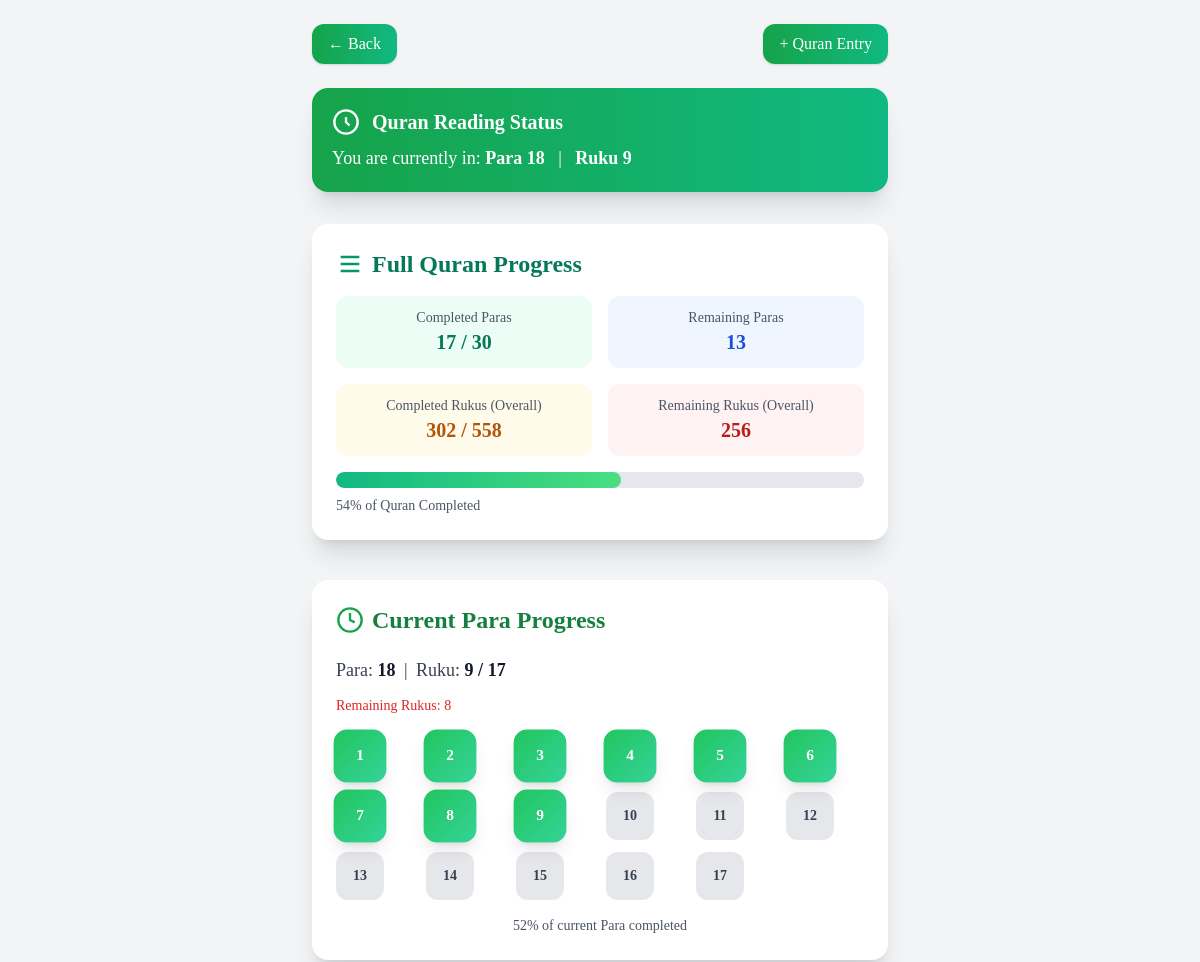
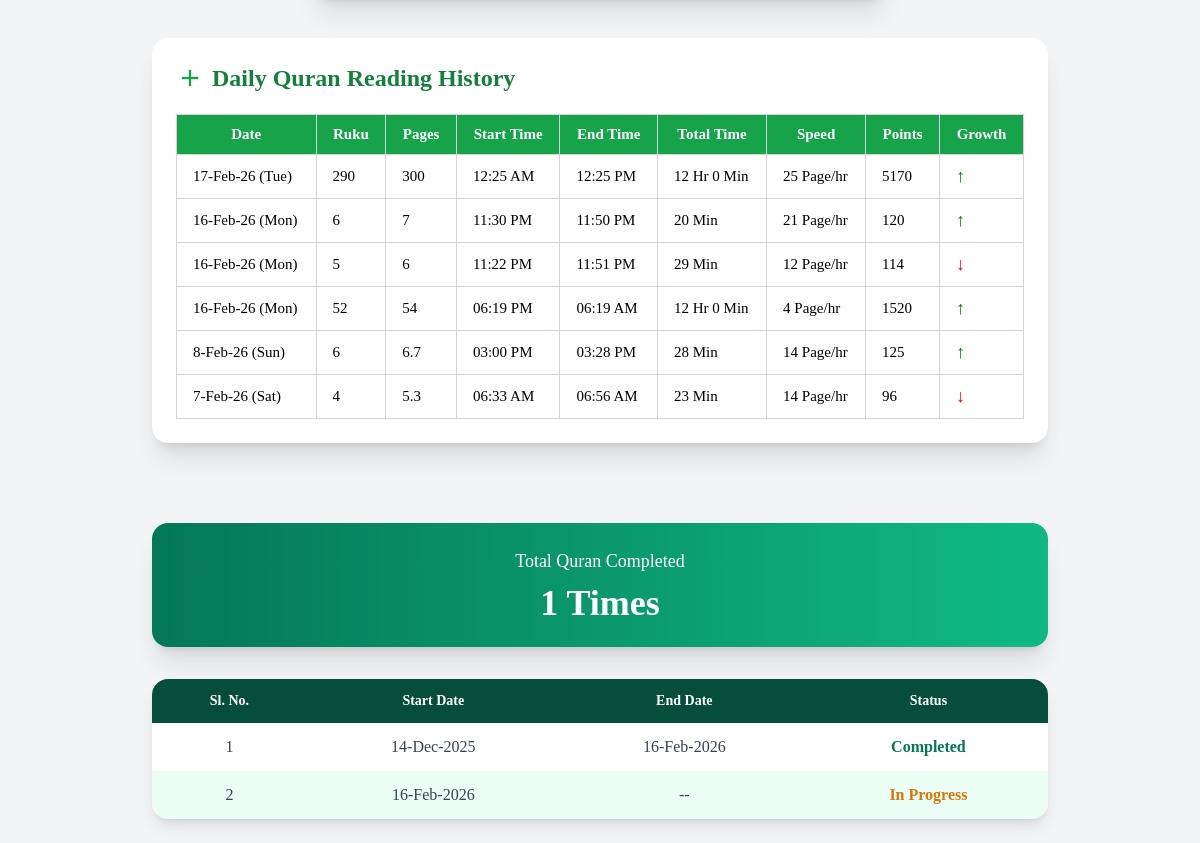
The app's page /quran/daily/ (signed in) with its own data (2 pictures, top to bottom).
### app/models.py (models this page shows)
class DailyQuranReading(models.Model):
    GROWTH_CHOICES = (
        (1, 'Up'),
        (2, 'Neutral'),
        (3, 'Down'),
    )
    date = models.DateField()
    ruku = models.PositiveIntegerField(default=0)
    pages = models.FloatField(null=True, blank=True)
    total_rukus = models.PositiveIntegerField(default=0)
    start_time = models.TimeField(null=True, blank=True)
    end_time = models.TimeField(null=True, blank=True)
    total_time = models.DurationField(null=True, blank=True)
    speed = models.FloatField(default=0.0)   # pages per hour
    points = models.PositiveIntegerField(default=0)
    growth = models.PositiveSmallIntegerField(
        choices=GROWTH_CHOICES,
        default=1
    )
    created_at = models.DateTimeField(auto_now_add=True)
    @property
    def duration_display(self):
        if not self.total_time:
            return None
        seconds = int(self.total_time.total_seconds())
        hours = seconds // 3600
        minutes = (seconds % 3600) // 60
        if hours > 0:
            return f"{hours} Hr {minutes} Min"
        return f"{minutes} Min"
    class Meta:
        ordering = ['-date']

### app/views.py (the view)
# urls.py: path('quran/daily/', quran_daily, name='quran_daily'),
@login_required(login_url='/login/')
def quran_daily(request):
    ruku_para_map = {
        (1,16,16),
        (2,16,32),
        (3,17,49),
        (4,14,63),
        (5,17,80),
        (6,14,94),
        (7,19,113),
        (8,17,130),
        (9,18,148),
        (10,17,165),
        (11,16,181),
        (12,16,197),
        (13,19,216),
        (14,22,238),
        (15,21,259),
        (16,17,276),
        (17,17,293),
        (18,17,310),
        (19,19,329),
        (20,16,345),
        (21,19,364),
        (22,18,382),
        (23,17,399),
        (24,19,418),
        (25,20,438),
        (26,18,456),
        (27,20,476),
        (28,20,496),
        (29,22,518),
        (30,39,557),
    }
    current_cumulative_ruku = DailyQuranReading.objects.order_by('-date','-id').first().total_rukus if DailyQuranReading.objects.exists() else 0
    current_para, current_ruku, total_ruku = get_para_and_ruku(current_cumulative_ruku, ruku_para_map)
    ruku_percent = int((current_ruku / total_ruku) * 100)
    completed_para = current_para - 1
    total_paras = 30
    remaining_ruku = total_ruku - current_ruku
    remaining_para = (total_paras - current_para) + 1
    ruku_percent = int((current_ruku / total_ruku) * 100)
    quran_completed = current_cumulative_ruku // 558
    li = list()
    for i in range(1, quran_completed + 1):
        range_end = i * 558
        range_start_gt = (i - 1) * 558
        start_obj = DailyQuranReading.objects.filter(total_rukus__gt=range_start_gt).order_by('date', 'id').first()
        start_date = start_obj.date if start_obj else "N/A"
        end_obj = DailyQuranReading.objects.filter(total_rukus__gte=range_end).order_by('date', 'id').first()
        end_date = end_obj.date if end_obj else "N/A"
        li.append({
            'start_date': start_date,
            'end_date': end_date,
            'status': 'Completed',
            'sno': i
        })
    start_threshold = quran_completed * 558
    start_obj = DailyQuranReading.objects.filter(total_rukus__gt=start_threshold).order_by('date', 'id').first()
    if start_obj:
        in_progress_start = start_obj.date
    elif quran_completed > 0 and li:
        in_progress_start = li[-1]['end_date']
    elif quran_completed == 0:
        first_obj = DailyQuranReading.objects.order_by('date', 'id').first()
        in_progress_start = first_obj.date if first_obj else "N/A"
    else:
        in_progress_start = "N/A"
    li.append({
        'start_date': in_progress_start,
        'end_date': None,
        'status': 'In Progress',
        'sno': quran_completed + 1
    })
    page_obj = DailyQuranReading.objects.order_by('-date','-start_time')[:6]
    context = {
        'current_para': current_para,
        'current_ruku': current_ruku,
        'total_ruku': total_ruku,
        'ruku_percent': ruku_percent,
        'completed_para': completed_para,
        'completed_ruku': current_ruku,
        'total_paras': total_paras,
        'para_percent': int(((current_cumulative_ruku % 558) / 558) * 100),
        'total_ruku_list': range(1, total_ruku + 1),
        'remaining_ruku': remaining_ruku,
        'remaining_para': remaining_para,
        'completed_ruku_overall': current_cumulative_ruku % 558,
        'remaining_ruku_overall': 558 - (current_cumulative_ruku % 558),
        'records': page_obj,
        'quran_completed': quran_completed,
        'quran_completion_list': li,
        'today': time().date(),
    }
    return render(request, 'quran_daily.html',context=context)

### app/views.py (called while the page is built)
def get_para_and_ruku(current_cumulative_ruku, ruku_para_map):
    previous_end = 0
    current_cumulative_ruku = current_cumulative_ruku % 558
    for para, rukus_in_para, cumulative_end in sorted(ruku_para_map):
        if current_cumulative_ruku <= cumulative_end:
            current_para = para
            current_ruku = current_cumulative_ruku - previous_end
            return current_para, current_ruku,rukus_in_para
        previous_end = cumulative_end
    return None, None

### app/templates/quran_daily.html (shortened to what this page needs)
<!DOCTYPE html>
<html lang="en">
<head>
    <link rel="stylesheet" href="https://cdnjs.cloudflare.com/ajax/libs/font-awesome/6.5.0/css/all.min.css">
    <script src="https://cdn.tailwindcss.com"></script>
</head>
<body class="bg-gray-100 p-6 font-[Poppins]">
 {% if recors.date != today %}
<div class="max-w-xl mx-auto mb-6 flex justify-between">
    <a href="/"
       class="px-4 py-2 bg-gradient-to-r from-green-600 to-emerald-500
              text-white rounded-xl shadow hover:shadow-lg transition">
        ← Back
    </a>
    <a href="/quran/daily/entry/"
       class="px-4 py-2 bg-gradient-to-r from-green-600 to-emerald-500
              text-white rounded-xl shadow hover:shadow-lg transition">
        + Quran Entry
    </a>
</div>
{% endif %}
<div class="max-w-xl mx-auto bg-gradient-to-r from-green-600 to-emerald-500 text-white
shadow-xl rounded-2xl p-5 mb-8">
<h2 class="text-xl font-semibold flex items-center gap-3">
    <svg class="w-7 h-7" fill="none" stroke="currentColor" stroke-width="2"
    viewBox="0 0 24 24">
    <path d="M12 8v4l3 3"></path>
    <circle cx="12" cy="12" r="10"></circle>
</svg>        Quran Reading Status
</h2>
<p class="text-lg mt-2">
        You are currently in:
        <span class="font-bold">Para {{ current_para }}</span> &nbsp; | &nbsp;
        <span class="font-bold">Ruku {{ current_ruku }}</span>
    </p>
</div>
<div class="max-w-xl mx-auto bg-white shadow-xl rounded-2xl p-6 mb-10">
    <h2 class="text-2xl font-bold text-emerald-700 flex items-center gap-2 mb-4">
        <svg class="w-7 h-7 text-emerald-600" fill="none" stroke="currentColor" stroke-width="2"
             viewBox="0 0 24 24">
            <path d="M4 6h16M4 12h16M4 18h16"></path>
        </svg>
        Full Quran Progress
    </h2>
    <div class="grid grid-cols-2 gap-4 text-sm mb-4">
        <div class="bg-emerald-50 p-3 rounded-xl text-center">
            <p class="text-gray-600">Completed Paras</p>
            <p class="text-xl font-bold text-emerald-700">
                {{ completed_para }} / 30
            </p>
        </div>
        <div class="bg-blue-50 p-3 rounded-xl text-center">
            <p class="text-gray-600">Remaining Paras</p>
            <p class="text-xl font-bold text-blue-700">
                {{ remaining_para }}
            </p>
        </div>
        <div class="bg-amber-50 p-3 rounded-xl text-center">
            <p class="text-gray-600">Completed Rukus (Overall)</p>
            <p class="text-xl font-bold text-amber-700">
                {{completed_ruku_overall}} / 558
            </p>
        </div>
        <div class="bg-red-50 p-3 rounded-xl text-center">
            <p class="text-gray-600">Remaining Rukus (Overall)</p>
            <p class="text-xl font-bold text-red-700">
                {{ remaining_ruku_overall }}
            </p>
        </div>
    </div>
    <div class="w-full bg-gray-200 rounded-full h-4 mt-4 overflow-hidden">
        <div class="h-4 bg-gradient-to-r from-emerald-500 to-green-400 rounded-full transition-all duration-700"
             style="width: {{ para_percent }}%">
        </div>
    </div>
    <p class="text-sm mt-2 text-gray-600">
        {{ para_percent }}% of Quran Completed
    </p>
</div>
<div class="max-w-xl mx-auto bg-white shadow-xl rounded-2xl p-6 mb-10">
    <h2 class="text-2xl font-bold text-green-700 flex items-center gap-2 mb-5">
        <svg class="w-7 h-7 text-green-600" fill="none" stroke="currentColor" stroke-width="2"
             viewBox="0 0 24 24">
            <path d="M12 6v6l4 2"></path>
            <circle cx="12" cy="12" r="10"></circle>
        </svg>
        Current Para Progress
    </h2>
    <p class="text-lg mb-3 text-gray-700">
        Para:
        <span class="font-semibold text-gray-900">{{ current_para }}</span>
        <span class="mx-1">|</span>
        Ruku:
        <span class="font-semibold text-gray-900">
            {{ completed_ruku }} / {{ total_ruku }}
        </span>
    </p>
    <div class="flex justify-between text-sm mb-4">
        <span class="text-red-600 font-medium">
            Remaining Rukus: {{ remaining_ruku }}
        </span>
    </div>
    <div class="grid grid-cols-6 gap-3">
        {% for r in total_ruku_list %}
            <div
                class="w-12 h-12 flex items-center justify-center rounded-xl text-sm font-semibold
                transition-all duration-300
                {% if r <= completed_ruku %}
                    bg-gradient-to-br from-green-500 to-emerald-400 text-white scale-110 shadow-lg
                {% else %}
                    bg-gray-200 text-gray-700
                {% endif %}
            ">
                {{ r }}
            </div>
        {% endfor %}
    </div>
    <p class="text-sm mt-4 text-gray-600 text-center">
        {{ ruku_percent }}% of current Para completed
    </p>
</div>
<div class="max-w-4xl mx-auto bg-white shadow-xl rounded-2xl p-6 mb-20">
    <h2 class="text-2xl font-bold text-green-700 mb-5 flex items-center gap-2">
        <svg class="w-7 h-7 text-green-600" fill="none" stroke="currentColor" stroke-width="2"
             viewBox="0 0 24 24">
            <path d="M5 12h14"></path>
            <path d="M12 5v14"></path>
        </svg>
        Daily Quran Reading History
    </h2>
    <div class="overflow-x-auto">
        <table class="w-full border border-gray-300 border-collapse">
            <thead>
                <tr class="bg-green-600 text-white text-[15px]">
                    <th class="border border-gray-300 px-4 py-2">Date</th>
                    <th class="border border-gray-300 px-4 py-2">Ruku</th>
                    <th class="border border-gray-300 px-4 py-2">Pages</th>
                    <th class="border border-gray-300 px-4 py-2">Start Time</th>
                    <th class="border border-gray-300 px-4 py-2">End Time</th>
                    <th class="border border-gray-300 px-4 py-2">Total Time</th>
                    <th class="border border-gray-300 px-4 py-2">Speed</th>
                    <th class="border border-gray-300 px-4 py-2">Points</th>
                    <th class="border border-gray-300 px-4 py-2">Growth</th>
                </tr>
            </thead>
            <tbody>
                {% for record in records %}
                <tr class="border-b hover:bg-gray-100 text-[15px]">
                    <td class="border border-gray-300 px-4 py-2">{{ record.date|date:"j-M-y (D)" }}</td>
                    <td class="border border-gray-300 px-4 py-2">{{ record.ruku }}</td>
                    <td class="border border-gray-300 px-4 py-2">{{ record.pages|floatformat }}</td>
                    <td class="border border-gray-300 px-4 py-2">{{ record.start_time|date:"h:i A" }}</td>
                    <td class="border border-gray-300 px-4 py-2">{{ record.end_time|date:"h:i A" }}</td>
                    <td class="border border-gray-300 px-4 py-2">{{ record.duration_display|default:"-" }}</td>
                    <td class="border border-gray-300 px-4 py-2">{{ record.speed|floatformat }} Page/hr</td>
                    <td class="border border-gray-300 px-4 py-2">{{ record.points }}</td>
                    {% if record.growth == 1 %}
                    <td class="growth-up border border-gray-300 px-4 py-2">↑</td>
                    {% elif record.growth == 2 %}
                    <td class="growth-equal border border-gray-300 px-4 py-2">→</td>
                    {% else %}
                    <td class="growth-down border border-gray-300 px-4 py-2">↓</td>
                    {% endif %}
                </tr>
                {% empty %}
                <tr>
                    <td colspan="9" class="text-center p-4 text-gray-500">No reading records yet.</td>
                </tr>
                {% endfor %}
            </tbody>
        </table>
    </div>
</div>
<div class="max-w-4xl mx-auto">
    <div class="bg-gradient-to-r from-emerald-700 to-emerald-500
                text-white text-center rounded-2xl p-6 mb-8 shadow-xl">
        <h2 class="text-lg font-medium">Total Quran Completed</h2>
        <p class="text-4xl font-bold mt-2">{{quran_completed}} Times</p>
    </div>
    <div class="bg-white rounded-2xl shadow-lg overflow-hidden">
        <div class="overflow-x-auto">
            <table class="w-full border-collapse text-center">
                <thead class="bg-emerald-900 text-white">
                    <tr>
                        <th class="px-4 py-3 text-sm font-semibold">Sl. No.</th>
                        <th class="px-4 py-3 text-sm font-semibold">Start Date</th>
                        <th class="px-4 py-3 text-sm font-semibold">End Date</th>
                        <th class="px-4 py-3 text-sm font-semibold">Status</th>
                    </tr>
                </thead>
                <tbody class="text-gray-700">
                    {% for i in quran_completion_list %}
                    <tr class="even:bg-emerald-50">
                        <td class="px-4 py-3">{{ i.sno }}</td>
                        <td class="px-4 py-3">{{ i.start_date|date:"j-M-Y" }}</td>
                        <td class="px-4 py-3">{% if i.end_date %}{{ i.end_date|date:"j-M-Y" }}{% else %} -- {% endif %}</td>
                        {% if i.status == 'Completed' %}
                        <td class="px-4 py-3 font-semibold text-emerald-700">
                            Completed
                        </td>
                        {% else %}
                        <td class="px-4 py-3 font-semibold text-amber-600">
                            In Progress
                        </td>
                        {% endif %}
                    </tr>
                    {% endfor %}
                </tbody>
            </table>
        </div>
    </div>
</div>
</body>
</html>

### app/templates/quran_daily.html (style rules this page uses)
.growth-up { color: green; font-weight: bolder; font-size: 18px; }
.growth-down { color: red; font-weight: bold; font-size: 18px; }

### records on screen
DailyQuranReading: date "17-Feb-26 (Tue)", ruku "290", pages "300", start_time "12:25 AM", end_time "12:25 PM", duration_display "12 Hr 0 Min", speed "25", points "5170"
DailyQuranReading: date "16-Feb-26 (Mon)", ruku "6", pages "7", start_time "11:30 PM", end_time "11:50 PM", duration_display "20 Min", speed "21", points "120"
DailyQuranReading: date "16-Feb-26 (Mon)", ruku "5", pages "6", start_time "11:22 PM", end_time "11:51 PM", duration_display "29 Min", speed "12", points "114"
DailyQuranReading: date "16-Feb-26 (Mon)", ruku "52", pages "54", start_time "06:19 PM", end_time "06:19 AM", duration_display "12 Hr 0 Min", speed "4", points "1520", end_date "16-Feb-2026", start_date "16-Feb-2026"
DailyQuranReading: date "8-Feb-26 (Sun)", ruku "6", pages "6.7", start_time "03:00 PM", end_time "03:28 PM", duration_display "28 Min", speed "14", points "125"
DailyQuranReading: date "7-Feb-26 (Sat)", ruku "4", pages "5.3", start_time "06:33 AM", end_time "06:56 AM", duration_display "23 Min", speed "14", points "96"
DailyQuranReading: start_date "14-Dec-2025"

### other values on screen
{{ current_para }} "18"
{{ current_ruku }} "9"
{{ completed_para }} "17"
{{ remaining_para }} "13"
{{ completed_ruku_overall }} "302"
{{ remaining_ruku_overall }} "256"
{{ para_percent }} "54"
{{ completed_ruku }} "9"
{{ total_ruku }} "17"
{{ remaining_ruku }} "8"
{{ r }} "1" "2" "3" "4" "5" "6" "7" "8" "9" "10" "11" "12" "13" "14" "15" "16" "17"
{{ ruku_percent }} "52"
{{ quran_completed }} "1"
{{ i.sno }} "1" "2"
